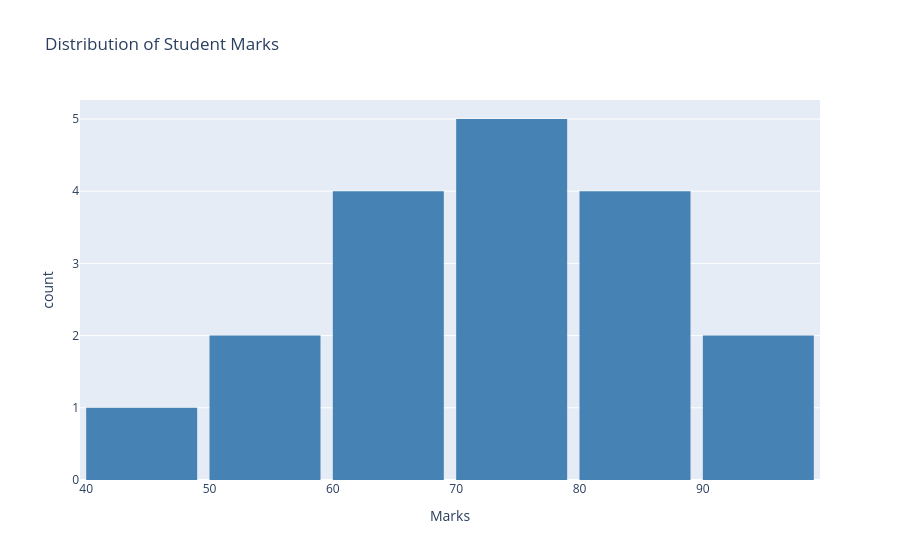

Notebook code cell kept with this figure:
### Markdown cell above
## 5. Interactive Histogram

Histograms show data distribution. Hover shows bin ranges and counts.

### Code cell
# Interactive Histogram - Student Marks Distribution
marks = [45, 55, 60, 70, 75, 80, 85, 90, 65, 68, 72, 78, 82, 88, 92, 58, 63, 77]

fig = px.histogram(x=marks, nbins=5,
                   title='Distribution of Student Marks',
                   labels={'x': 'Marks', 'y': 'Frequency'},
                   color_discrete_sequence=['steelblue'])
fig.update_layout(bargap=0.1)
fig.show()

### Figure 1 — Plotly figure (JSON) as saved in the notebook; plotly's stock layout.template omitted (floating-point values rounded to 4 significant figures)
{"data": [{"bingroup": "x", "hovertemplate": "Marks=%{x}<br>count=%{y}<extra></extra>", "legendgroup": "", "marker": {"color": "steelblue", "pattern": {"shape": ""}}, "name": "", "nbinsx": 5, "orientation": "v", "showlegend": false, "type": "histogram", "x": [45, 55, 60, 70, 75, 80, 85, 90, 65, 68, 72, 78, 82, 88, 92, 58, 63, 77], "xaxis": "x", "yaxis": "y"}], "layout": {"bargap": 0.1, "barmode": "relative", "legend": {"tracegroupgap": 0}, "title": {"text": "Distribution of Student Marks"}, "xaxis": {"anchor": "y", "domain": [0, 1], "title": {"text": "Marks"}}, "yaxis": {"anchor": "x", "domain": [0, 1], "title": {"text": "count"}}}}
